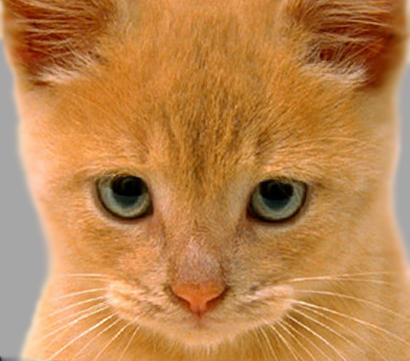
#> input picture hw1/Assignment 1 code(1)/Assignment-1/data/cat.bmp, 410 x 361 px
$ jupyter execute proj1_test_filtering.ipynb   (shell and % lines are left out)
#> lines starting #> are read from the running program, lines starting #| are printed output that depends on the picture
### hw1/Assignment 1 code(1)/Assignment-1/code/utils.py
import cv2
import numpy as np

# [24 lines left out: function vis_hybrid_image, not called in this run]

def im2single(im):
  im = im.astype(np.float32) / 255
  return im

def single2im(im):
  im *= 255
  im = im.astype(np.uint8)
  return im

def load_image(path):
#> called with path = '../data/cat.bmp'
  return im2single(cv2.imread(path))[:, :, ::-1]
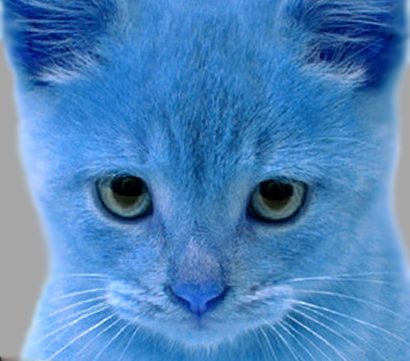
#> returned value: shape (361, 410, 3) float32; mean of channels 0, 1, 2 0.738, 0.52, 0.302; drawn as B, G, R

def save_image(path, im):
  return cv2.imwrite(path, single2im(im.copy())[:, :, ::-1])

def im_range(im):
  im -= im.min()
  im = im / im.max()
  return im

### hw1/Assignment 1 code(1)/Assignment-1/code/student_code.py
import numpy as np
## 这个是比较快的大矩阵乘法版本
def my_imfilter(image, filter):

  """
  Apply a filter to an image. Return the filtered image.

  Args
  - image: numpy nd-array of dim (m, n, c)
  - filter: numpy nd-array of dim (k, k)
  Returns
  - filtered_image: numpy nd-array of dim (m, n, c)

  HINTS:
  - You may not use any libraries that do the work for you. Using numpy to work
   with matrices is fine and encouraged. Using opencv or similar to do the
   filtering for you is not allowed.
  - I encourage you to try implementing this naively first, just be aware that
   it may take an absurdly long time to run. You will need to get a function
   that takes a reasonable amount of time to run so that the TAs can verify
   your code works.
  - Remember these are RGB images, accounting for the final image dimension.
  """
  assert filter.shape[0] % 2 == 1
  assert filter.shape[1] % 2 == 1

  origin_shape = image.shape[:2]
  padding = [int((filter.shape[0]-1) // 2), int((filter.shape[1]-1) // 2)]
  image = np.pad(image, [
    (padding[0], padding[0]),
    (padding[1], padding[1]),
    (0, 0) # 在channel不会进行填充
  ])
  krnl_h = filter.shape[0]
  krnl_w = filter.shape[1]
  final_shape = (origin_shape[0], origin_shape[1], krnl_h, krnl_w)
  channel_array = []
  for i in range(image.shape[-1]):

    img_one_channel = (image[:,:,i]).copy() # 没有这个copy简直是世纪大坑，直接切片不会复制内存,大部分情况不会错，但是遇到stride_tricks直接出问题
    # print(f"img_one_channel shape : {img_one_channel.shape}")
    assert len(img_one_channel.shape) == 2

    strides = np.array([img_one_channel.shape[1], 1, img_one_channel.shape[1], 1]) * img_one_channel.itemsize

    img_neighoured = np.lib.stride_tricks.as_strided(img_one_channel, final_shape, strides)

    # 这个numpy库做并行化处理，就是搞成一个大矩阵，可以理解成截取大矩阵的方式
    #然后kernel复制很多遍，这个直接对应元素相乘，就会变快
    # print(img_neighoured.shape)
    filtered_image = np.sum(np.sum(img_neighoured * filter, -1), -1)
    channel_array.append(filtered_image.reshape(filtered_image.shape[0],filtered_image.shape[1],1))
    # print(filtered_image.reshape(filtered_image.shape[0],filtered_image.shape[1],1).shape)
  if len(channel_array) == 1:
    return channel_array[0]
  else:
    final_img = channel_array[0]
    for index in range(1,len(channel_array)):
      final_img = np.concatenate([final_img,channel_array[index]],axis=2) # concatenate的巨坑传入只有一个参数
    return final_img
## 这个是比较慢的矩阵对应相乘版本
def my_imfilter2(image, filter):
  origin_shape = image.shape[:2]
  padding = [int((filter.shape[0]-1) // 2), int((filter.shape[1]-1) // 2)] # 减号没加括号,人麻了
  padded_image = np.pad(image, [
    (padding[0], padding[0]),
    (padding[1], padding[1]),
    (0, 0) # 在channel不会进行填充
  ])
  result = None
  size_x = filter.shape[0]
  size_y = filter.shape[1]
  for c in range(image.shape[2]):
    output_array = np.zeros((origin_shape[0],
                          origin_shape[1],
                          1))
    # print(output_array.shape)
    for x in range(origin_shape[0]): # -size_x + 1 is to keep the window within the bounds of the image
      for y in range(origin_shape[1]):

          # Creates the window with the same size as the filter
          # window = padded_image[x:x + size_x, y:y + size_y][c]# 这个写法没报错，人麻了
          window = padded_image[x:x + size_x, y:y + size_y,c]
          # print(f"window_shape{window.shape}")(3,3)
          # Sums over the product of the filter and the window
          output_values = np.sum(filter * window, axis=(0, 1))

          # Places the calculated value into the output_array
          output_array[x, y] = output_values # 这个会自动转型把float变成ndarray
          # print(output_array[x, y])
    if result is None:
      # result = output_array.reshape(output_array.shape[0],output_array.shape[1],1)
      result = output_array
    else:
      # output_array = output_array.reshape(output_array.shape[0],output_array.shape[1],1)
      result = np.concatenate([result,output_array],axis=2)
  return result
# 这个写法有问题
# [81 lines left out: functions my_imfilter3, create_hybrid_image, not called in this run]

### hw1/Assignment 1 code(1)/Assignment-1/code/proj1_test_filtering.ipynb
# Test Filtering

This script has test cases to help you test `my_imfilter()`, which you will write. You should verify that you get reasonable output here before using your filtering to construct a hybrid image in `proj1.py`. The outputs are all saved and you can include them in your writeup. You can add calls to OpenCV's `filter2D()` if you want to check that `my_imfilter()` is doing something similar.

## Setup

[cell 1]
import cv2
import numpy as np
import matplotlib.pyplot as plt
from utils import load_image, save_image, im_range
from student_code import my_imfilter,my_imfilter2

test_image = load_image('../data/cat.bmp')
test_image = cv2.resize(test_image, (0, 0), fx=0.7, fy=0.7)

[cell 2]
print(test_image.shape)
#| (253, 287, 3)

## Identity filter
This filter should do nothing regardless of the padding method you use.

[cell 3]
np.set_printoptions(threshold=np.inf)
identity_filter = np.asarray([[0, 0, 0], [0, 1, 0], [0, 0, 0]])
# box_filter = np.array([
#     [1, 1, 1],
#     [1, 1, 1],
#     [1, 1, 1]
# ], dtype=np.float32)/9.0 # Box Filter
identity_image = my_imfilter(test_image, identity_filter)
#> after the loop in my_imfilter, `for i in range(image.shape[-1]):`: channel_array = 3 items
#> the loop in my_imfilter, `for index in range(1,len(channel_array)):` made 2 passes
print(identity_image.shape)
#| (253, 287, 3)
plt.imshow(identity_image)
done = save_image('../results/identity_image.jpg', identity_image)
#> done = True

## Small blur with a box filter
This filter should remove some high frequencies.

[cell 4]
blur_filter = np.ones((3, 3))
blur_filter /= np.sum(blur_filter)  # making the filter sum to 1
blur_image = im_range(my_imfilter(test_image, blur_filter))
#> the loop in my_imfilter (call 2), `for index in range(1,len(channel_array)):` made 2 passes
plt.imshow(blur_image)
done = save_image('../results/blur_image.jpg', blur_image)

## Large blur
This blur would be slow to do directly, so we instead use the fact that Gaussian blurs are separable and blur sequentially in each direction.

[cell 5]
large_1d_blur_filter = cv2.getGaussianKernel(ksize=25, sigma=10)
large_blur_image = my_imfilter(test_image, large_1d_blur_filter)
# notice the T operator which transposes the filter
large_blur_image = im_range(my_imfilter(large_blur_image, large_1d_blur_filter.T))
#> in my_imfilter (call 4), `image = np.pad(image, [ (padding[0], padding[0]), (padding[1], padding..`:
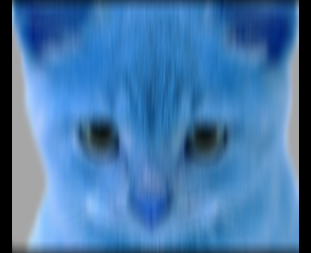
#> image: shape (253, 311, 3) float64; mean of channels 0, 1, 2 0.666, 0.469, 0.274; drawn as B, G, R
#> the loop in my_imfilter (call 4), `for i in range(image.shape[-1]): ` made 3 passes
#> pass 1, in my_imfilter (call 4), `img_one_channel = (image[:,:,i]).copy()`:
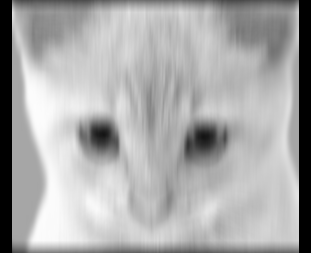
#> img_one_channel: shape (253, 311) float64; min 0, max 0.993, mean 0.666
#> pass 2, in my_imfilter (call 4), `img_one_channel = (image[:,:,i]).copy()`:
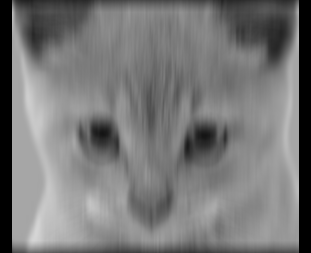
#> img_one_channel: shape (253, 311) float64; min 0, max 0.838, mean 0.469
#> pass 2, in my_imfilter (call 4), `filtered_image = np.sum(np.sum(img_neighoured * filter, -1), -1)`:
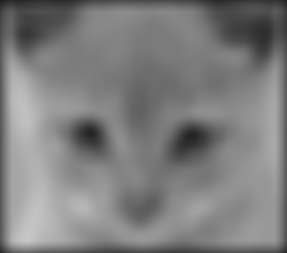
#> filtered_image: shape (253, 287) float64; min 0.116, max 0.781, mean 0.497
#> after the loop in my_imfilter (call 4), `for i in range(image.shape[-1]):`:
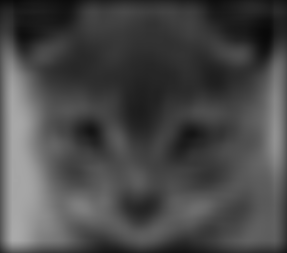
#> filtered_image: shape (253, 287) float64; min 0.0353, max 0.664, mean 0.286
#> after the loop in my_imfilter (call 4), `for i in range(image.shape[-1]):`:
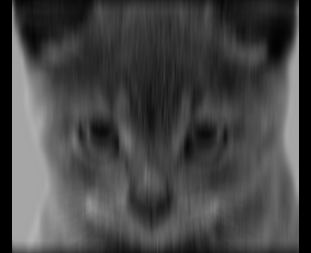
#> img_one_channel: shape (253, 311) float64; min 0, max 0.701, mean 0.274
#> the loop in my_imfilter (call 4), `for index in range(1,len(channel_array)):` made 2 passes
plt.imshow(large_blur_image)
done = save_image('../results/large_blur_image.jpg', large_blur_image)
#> call 3 of save_image, with path = '../results/large_blur_image.jpg'
#> in save_image (call 3), `return cv2.imwrite(path, single2im(im.copy())[:, :, ::-1])`:
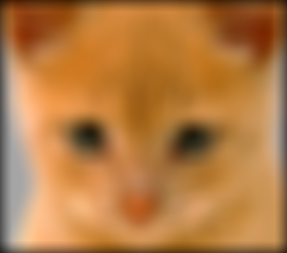
#> saved as large_blur_image.jpg: shape (253, 287, 3); mean B, G, R 66.8, 123.5, 180.5

If you want to see how slow this would be to do naively, try out this equivalent operation:

[cell 6]
import time
large_blur_filter = np.dot(large_1d_blur_filter, large_1d_blur_filter.T)
t = time.time()
large_blur_image = my_imfilter(test_image, large_blur_filter)
#> in my_imfilter (call 5), `image = np.pad(image, [ (padding[0], padding[0]), (padding[1], padding..`:
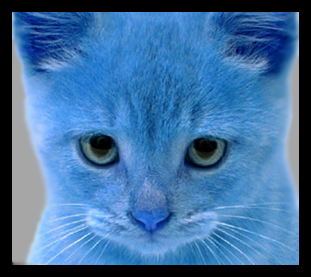
#> image: shape (277, 311, 3) float32; mean of channels 0, 1, 2 0.622, 0.438, 0.255; drawn as B, G, R
#> the loop in my_imfilter (call 5), `for i in range(image.shape[-1]): ` made 3 passes
#> pass 1, in my_imfilter (call 5), `img_one_channel = (image[:,:,i]).copy()`:
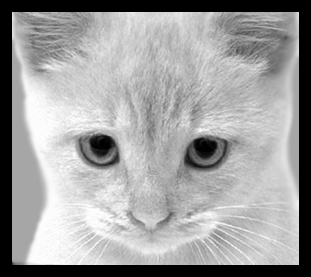
#> img_one_channel: shape (277, 311) float32; min 0, max 1, mean 0.622
#> the loop in my_imfilter (call 5), `for index in range(1,len(channel_array)):` made 2 passes
t = time.time() - t
print('better filter {:f} seconds'.format(t))
t = time.time()
large_blur_image = my_imfilter2(test_image, large_blur_filter)
t = time.time() - t
print('the simplest way to realize {:f} seconds'.format(t))

可以看出来，先转化成大矩阵然后做乘法，使用时间只有原来的1/3不到。

## Oriented filter (Sobel operator)

[cell 7]
sobel_filter = np.asarray([[-1, 0, 1], [-2, 0, 2], [-1, 0, 1]])  # should respond to horizontal gradients
sobel_image = my_imfilter(test_image, sobel_filter)

sobel_image = im_range(sobel_image)
plt.imshow(sobel_image)
done = save_image('../results/sobel_image.jpg', sobel_image)

## High pass filter (discrete Laplacian)

[cell 8]
laplacian_filter = np.asarray([[0, 1, 0], [1, -4, 1], [0, 1, 0]])
laplacian_image = my_imfilter(test_image, laplacian_filter)

laplacian_image = im_range(laplacian_image)
plt.figure(); plt.imshow(laplacian_image)
done = save_image('../results/laplacian_image.jpg', laplacian_image)

# High pass "filter" alternative
high_pass_image = test_image - blur_image
high_pass_image = im_range(high_pass_image)
plt.figure(); plt.imshow(high_pass_image)
done = save_image('../results/high_pass_image.jpg', high_pass_image)

$ run again, with hw1/Assignment 1 code(1)/Assignment-1/data/dog.bmp copied over hw1/Assignment 1 code(1)/Assignment-1/data/cat.bmp
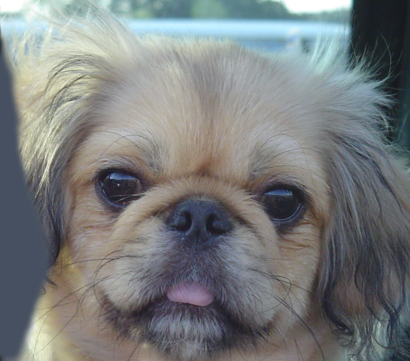
#> input picture hw1/Assignment 1 code(1)/Assignment-1/data/dog.bmp, 410 x 361 px
#| (253, 287, 3)
#> after the loop in my_imfilter, `for i in range(image.shape[-1]):`: channel_array = 3 items
#> the loop in my_imfilter, `for index in range(1,len(channel_array)):` made 2 passes
#| (253, 287, 3)
#> done = True
#> the loop in my_imfilter (call 2), `for index in range(1,len(channel_array)):` made 2 passes
#> image: shape (277, 287, 3) float32
#> image: shape (253, 311, 3) float64
#> after the loop in my_imfilter (call 4), `for i in range(image.shape[-1]):`:
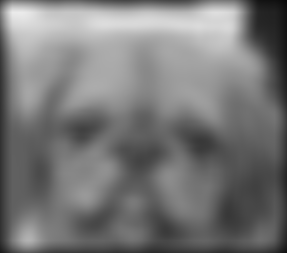
#> filtered_image: shape (253, 287) float64; min 0.0356, max 0.922, mean 0.471
#> the loop in my_imfilter (call 4), `for index in range(1,len(channel_array)):` made 2 passes
#> image: shape (277, 311, 3) float32
#> the loop in my_imfilter (call 5), `for i in range(image.shape[-1]): ` made 3 passes
#> pass 1, in my_imfilter (call 5), `img_one_channel = (image[:,:,i]).copy()`:
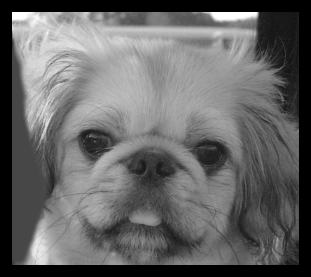
#> img_one_channel: shape (277, 311) float32; min 0, max 1, mean 0.401
#> the loop in my_imfilter (call 5), `for index in range(1,len(channel_array)):` made 2 passes
